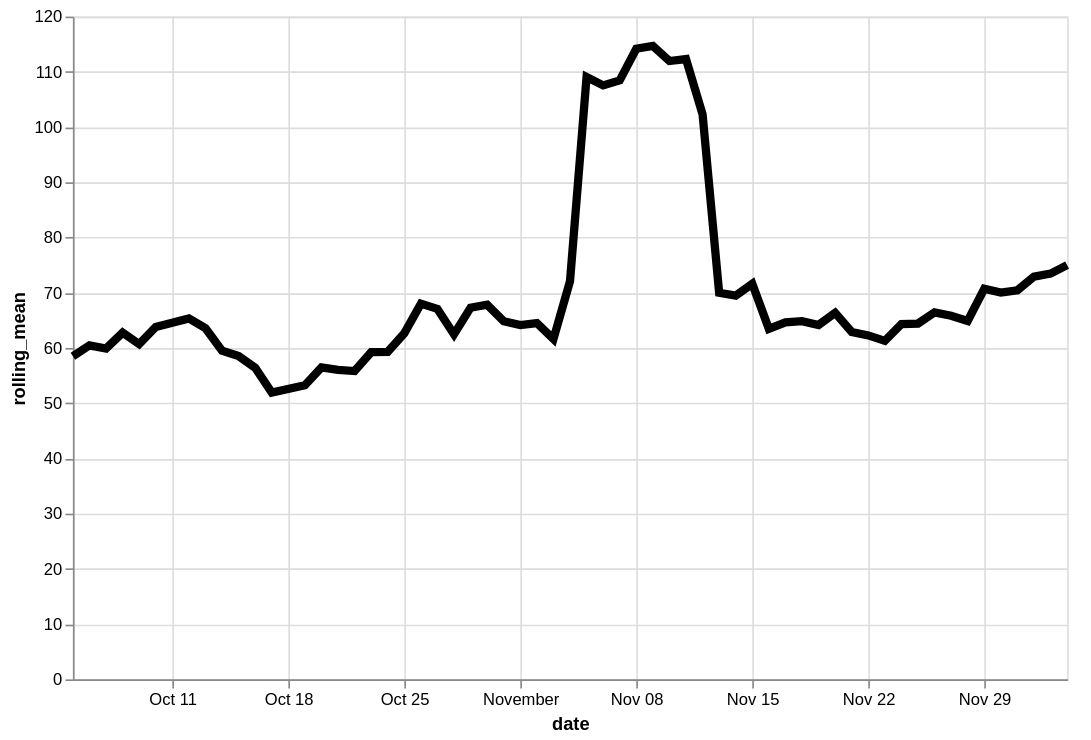

This figure's Vega-Lite source:
### Vega-Lite specification from a JSON file in a GitHub repository (floating-point values rounded to 4 significant figures)
{"config": {"view": {"continuousWidth": 400, "continuousHeight": 300}}, "data": {"name": "data-4c6dc51143bfac06af975766502755a0"}, "mark": {"type": "line", "color": "black", "size": 5}, "encoding": {"x": {"type": "temporal", "field": "date"}, "y": {"type": "quantitative", "field": "rolling_mean"}}, "height": 400, "transform": [{"window": [{"op": "mean", "field": "price", "as": "rolling_mean"}], "frame": [-4, 3]}], "width": 600, "$schema": "https://vega.github.io/schema/vega-lite/v4.8.1.json", "datasets": {"data-4c6dc51143bfac06af975766502755a0": [{"item": "Holiday, Event & Seasonal", "date": "2020-10-05", "price": 34.0}, {"item": "Holiday, Event & Seasonal", "date": "2020-10-06", "price": 52.49}, {"item": "Holiday, Event & Seasonal", "date": "2020-10-07", "price": 70.0}, {"item": "Holiday, Event & Seasonal", "date": "2020-10-08", "price": 77.57}, {"item": "Holiday, Event & Seasonal", "date": "2020-10-09", "price": 68.33}, {"item": "Holiday, Event & Seasonal", "date": "2020-10-10", "price": 57.0}, {"item": "Holiday, Event & Seasonal", "date": "2020-10-12", "price": 80.0}, {"item": "Holiday, Event & Seasonal", "date": "2020-10-13", "price": 46.09}, {"item": "Holiday, Event & Seasonal", "date": "2020-10-14", "price": 59.0}, {"item": "Holiday, Event & Seasonal", "date": "2020-10-15", "price": 64.86}, {"item": "Holiday, Event & Seasonal", "date": "2020-10-16", "price": 55.75}, {"item": "Holiday, Event & Seasonal", "date": "2020-10-17", "price": 45.0}, {"item": "Holiday, Event & Seasonal", "date": "2020-10-19", "price": 60.62}, {"item": "Holiday, Event & Seasonal", "date": "2020-10-20", "price": 40.0}, {"item": "Holiday, Event & Seasonal", "date": "2020-10-21", "price": 44.17}, {"item": "Holiday, Event & Seasonal", "date": "2020-10-22", "price": 56.57}, {"item": "Holiday, Event & Seasonal", "date": "2020-10-23", "price": 84.71}, {"item": "Holiday, Event & Seasonal", "date": "2020-10-24", "price": 61.44}, {"item": "Holiday, Event & Seasonal", "date": "2020-10-25", "price": 54.08}, {"item": "Holiday, Event & Seasonal", "date": "2020-10-26", "price": 72.35}, {"item": "Holiday, Event & Seasonal", "date": "2020-10-27", "price": 61.09}, {"item": "Holiday, Event & Seasonal", "date": "2020-10-28", "price": 66.75}, {"item": "Holiday, Event & Seasonal", "date": "2020-10-29", "price": 87.22}, {"item": "Holiday, Event & Seasonal", "date": "2020-10-30", "price": 48.94}, {"item": "Holiday, Event & Seasonal", "date": "2020-10-31", "price": 47.81}, {"item": "Holiday, Event & Seasonal", "date": "2020-11-01", "price": 100.1}, {"item": "Holiday, Event & Seasonal", "date": "2020-11-02", "price": 58.4}, {"item": "Holiday, Event & Seasonal", "date": "2020-11-03", "price": 48.45}, {"item": "Holiday, Event & Seasonal", "date": "2020-11-04", "price": 55.44}, {"item": "Holiday, Event & Seasonal", "date": "2020-11-05", "price": 69.65}, {"item": "Holiday, Event & Seasonal", "date": "2020-11-06", "price": 64.08}, {"item": "Holiday, Event & Seasonal", "date": "2020-11-07", "price": 132.8}, {"item": "Holiday, Event & Seasonal", "date": "2020-11-08", "price": 343.5}, {"item": "Holiday, Event & Seasonal", "date": "2020-11-09", "price": 88.0}, {"item": "Holiday, Event & Seasonal", "date": "2020-11-10", "price": 65.72}, {"item": "Holiday, Event & Seasonal", "date": "2020-11-11", "price": 94.18}, {"item": "Holiday, Event & Seasonal", "date": "2020-11-12", "price": 59.5}, {"item": "Holiday, Event & Seasonal", "date": "2020-11-13", "price": 47.88}, {"item": "Holiday, Event & Seasonal", "date": "2020-11-14", "price": 66.83}, {"item": "Holiday, Event & Seasonal", "date": "2020-11-15", "price": 53.0}, {"item": "Holiday, Event & Seasonal", "date": "2020-11-16", "price": 84.86}, {"item": "Holiday, Event & Seasonal", "date": "2020-11-17", "price": 83.88}, {"item": "Holiday, Event & Seasonal", "date": "2020-11-18", "price": 82.85}, {"item": "Holiday, Event & Seasonal", "date": "2020-11-19", "price": 29.0}, {"item": "Holiday, Event & Seasonal", "date": "2020-11-20", "price": 68.72}, {"item": "Holiday, Event & Seasonal", "date": "2020-11-21", "price": 49.6}, {"item": "Holiday, Event & Seasonal", "date": "2020-11-22", "price": 61.48}, {"item": "Holiday, Event & Seasonal", "date": "2020-11-23", "price": 70.58}, {"item": "Holiday, Event & Seasonal", "date": "2020-11-24", "price": 57.06}, {"item": "Holiday, Event & Seasonal", "date": "2020-11-25", "price": 78.9}, {"item": "Holiday, Event & Seasonal", "date": "2020-11-26", "price": 74.96}, {"item": "Holiday, Event & Seasonal", "date": "2020-11-27", "price": 53.15}, {"item": "Holiday, Event & Seasonal", "date": "2020-11-28", "price": 69.65}, {"item": "Holiday, Event & Seasonal", "date": "2020-11-29", "price": 65.79}, {"item": "Holiday, Event & Seasonal", "date": "2020-11-30", "price": 56.58}, {"item": "Holiday, Event & Seasonal", "date": "2020-12-01", "price": 63.08}, {"item": "Holiday, Event & Seasonal", "date": "2020-12-02", "price": 103.6}, {"item": "Holiday, Event & Seasonal", "date": "2020-12-03", "price": 73.32}, {"item": "Holiday, Event & Seasonal", "date": "2020-12-04", "price": 78.34}]}}
